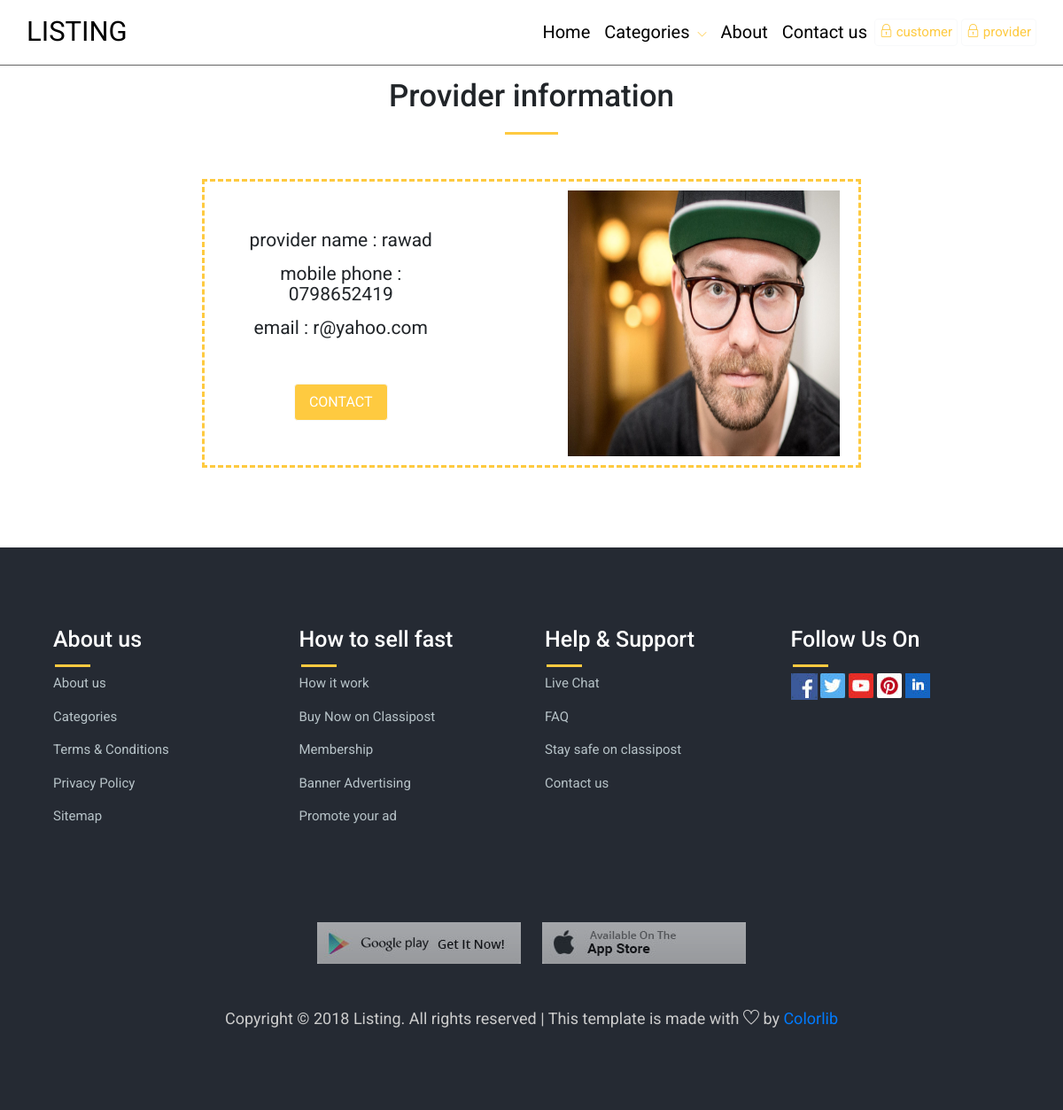
/single_pro.php?provider_id=58, run on the app's committed database.
### tables this page shows
CREATE TABLE `provider` (
  `provider_id` int(3) NOT NULL,
  `provider_name` varchar(255) NOT NULL,
  `phone` varchar(100) NOT NULL,
  `ser_id` int(3) NOT NULL,
  `provider_image` varchar(255) NOT NULL,
  `provider_email` varchar(255) NOT NULL,
  `provider_password` varchar(100) NOT NULL
);

### single_pro.php (the view, shortened to what this page needs)
    <?php
include ('includes/public_header.php');
$result = mysqli_query($conn,"SELECT * FROM provider WHERE provider_id={$_GET['provider_id']}");
echo ' <section class="main-block" id="category">
<div class="container">
<div class="row justify-content-center">
<div class="col-md-5">
<div class="styled-heading">
<h3>Provider information</h3>
</div>
</div>
</div>';
while ($row = mysqli_fetch_assoc($result)) {
 echo"<div class='row info'> <div class='col-5 col-md-5 col-sm-6'>";
 echo"<form name='add' action='request.php?provider_id={$_GET['provider_id']}' method='post' enctype='multipart/form-data'>";
 echo  " <h6>provider name : {$row['provider_name']}</h6>";
 echo " <h6>mobile phone : {$row['phone']}</h6>";
 echo " <h6>email : {$row['provider_email']}</h6>";
 echo "<input type='submit' class='btn btn-outline-light top-btn' name='add' id='add' value='CONTACT'>";
 echo "</form>";
 echo"</div>";
 echo " <div class='col-5 col-md-5 col-sm-6 img'>";
 echo " <img src='admin/upload/{$row['provider_image']}' width='100' height='100'>";
echo "</div> </div>";
}
?>
</div>
</section>
<?php include('includes/public_footer.php'); ?>

### css/style.css (style rules this page uses)
body { font-family: 'Roboto', sans-serif; }
.row { margin: 0px; }
.main-block .info { border: dashed; width: 80%; margin: auto; border-color: #feca40; }
.main-block .info .img img { float: right; margin-right: -30%; }
.main-block .container form { margin-top: 20%; text-align: center; line-height: 7; }
.main-block .container form h6 { margin: 15px; }
.main-block .container .img { width: 35%; padding: 0px; margin: 10px; height: 300px; }
.main-block .container .img img { width: 100%; height: 100%; }
h3 { font-size: 35px; }
h6 { font-size: 21px; font-weight: 400; }
.main-block { padding: 90px 0; }
#category .container { margin: auto; width: 80%; }
.btn-outline-light { padding: 10px 16px; color: #fff; background-color: #feca40; }
.styled-heading { text-align: center; margin: 0 0 50px; }
.styled-heading h3 { position: relative; padding: 0 0 23px; }
.styled-heading h3:after { position: absolute; content: ""; width: 60px; height: 3px; background: #feca40; bottom: 0; left: 50%; -webkit-transform: translateX(-50%); -ms-transform: translateX(-50%); transform: translateX(-50%); }

### data on the page
provider: provider_name "rawad", phone "0798652419", provider_email "r@yahoo.com", provider_image (picture)
